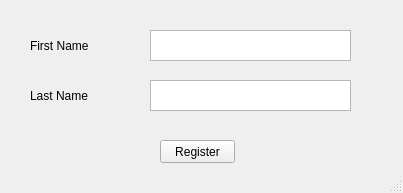
<?xml version="1.0" encoding="UTF-8"?>
<ui version="4.0">
 <class>MainWindow</class>
 <widget class="QMainWindow" name="MainWindow">
  <property name="geometry">
   <rect>
    <x>0</x>
    <y>0</y>
    <width>403</width>
    <height>193</height>
   </rect>
  </property>
  <property name="windowTitle">
   <string>Doctor</string>
  </property>
  <property name="windowIcon">
   <iconset>
    <normaloff>9-512.png</normaloff>9-512.png</iconset>
  </property>
  <widget class="QWidget" name="centralwidget">
   <widget class="QTextEdit" name="textEdit">
    <property name="geometry">
     <rect>
      <x>150</x>
      <y>30</y>
      <width>201</width>
      <height>31</height>
     </rect>
    </property>
   </widget>
   <widget class="QTextEdit" name="textEdit_2">
    <property name="geometry">
     <rect>
      <x>150</x>
      <y>80</y>
      <width>201</width>
      <height>31</height>
     </rect>
    </property>
   </widget>
   <widget class="QLabel" name="label">
    <property name="geometry">
     <rect>
      <x>30</x>
      <y>30</y>
      <width>121</width>
      <height>31</height>
     </rect>
    </property>
    <property name="text">
     <string>First Name</string>
    </property>
   </widget>
   <widget class="QLabel" name="label_2">
    <property name="geometry">
     <rect>
      <x>30</x>
      <y>80</y>
      <width>121</width>
      <height>31</height>
     </rect>
    </property>
    <property name="text">
     <string>Last Name</string>
    </property>
   </widget>
   <widget class="QPushButton" name="pushButton">
    <property name="geometry">
     <rect>
      <x>160</x>
      <y>140</y>
      <width>75</width>
      <height>23</height>
     </rect>
    </property>
    <property name="text">
     <string>Register</string>
    </property>
   </widget>
  </widget>
  <widget class="QStatusBar" name="statusbar"/>
 </widget>
 <resources/>
 <connections/>
</ui>
